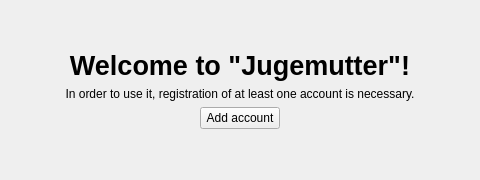
<?xml version="1.0" encoding="UTF-8"?>
<ui version="4.0">
 <class>ViewWelcome</class>
 <widget class="QFrame" name="ViewWelcome">
  <property name="geometry">
   <rect>
    <x>0</x>
    <y>0</y>
    <width>480</width>
    <height>180</height>
   </rect>
  </property>
  <property name="windowTitle">
   <string notr="true"/>
  </property>
  <property name="frameShape">
   <enum>QFrame::NoFrame</enum>
  </property>
  <property name="frameShadow">
   <enum>QFrame::Raised</enum>
  </property>
  <layout class="QVBoxLayout" name="verticalLayout">
   <item>
    <spacer name="verticalSpacer_2">
     <property name="orientation">
      <enum>Qt::Vertical</enum>
     </property>
     <property name="sizeHint" stdset="0">
      <size>
       <width>20</width>
       <height>40</height>
      </size>
     </property>
    </spacer>
   </item>
   <item>
    <widget class="QLabel" name="label">
     <property name="font">
      <font>
       <pointsize>20</pointsize>
       <weight>75</weight>
       <bold>true</bold>
      </font>
     </property>
     <property name="text">
      <string>Welcome to &quot;Jugemutter&quot;!</string>
     </property>
     <property name="textFormat">
      <enum>Qt::PlainText</enum>
     </property>
     <property name="alignment">
      <set>Qt::AlignCenter</set>
     </property>
    </widget>
   </item>
   <item>
    <widget class="QLabel" name="label_2">
     <property name="text">
      <string>In order to use it, registration of at least one account is necessary.</string>
     </property>
     <property name="textFormat">
      <enum>Qt::PlainText</enum>
     </property>
     <property name="alignment">
      <set>Qt::AlignCenter</set>
     </property>
    </widget>
   </item>
   <item>
    <layout class="QHBoxLayout" name="horizontalLayout">
     <property name="spacing">
      <number>0</number>
     </property>
     <item>
      <widget class="QPushButton" name="addAccount">
       <property name="sizePolicy">
        <sizepolicy hsizetype="Maximum" vsizetype="Fixed">
         <horstretch>0</horstretch>
         <verstretch>0</verstretch>
        </sizepolicy>
       </property>
       <property name="text">
        <string>Add account</string>
       </property>
       <property name="icon">
        <iconset resource="../resources.qrc">
         <normaloff>:/icons.black/add.svg</normaloff>:/icons.black/add.svg</iconset>
       </property>
       <property name="iconSize">
        <size>
         <width>32</width>
         <height>32</height>
        </size>
       </property>
       <property name="flat">
        <bool>false</bool>
       </property>
      </widget>
     </item>
    </layout>
   </item>
   <item>
    <spacer name="verticalSpacer">
     <property name="orientation">
      <enum>Qt::Vertical</enum>
     </property>
     <property name="sizeHint" stdset="0">
      <size>
       <width>20</width>
       <height>40</height>
      </size>
     </property>
    </spacer>
   </item>
  </layout>
 </widget>
 <resources>
  <include location="../resources.qrc"/>
 </resources>
 <connections/>
</ui>
